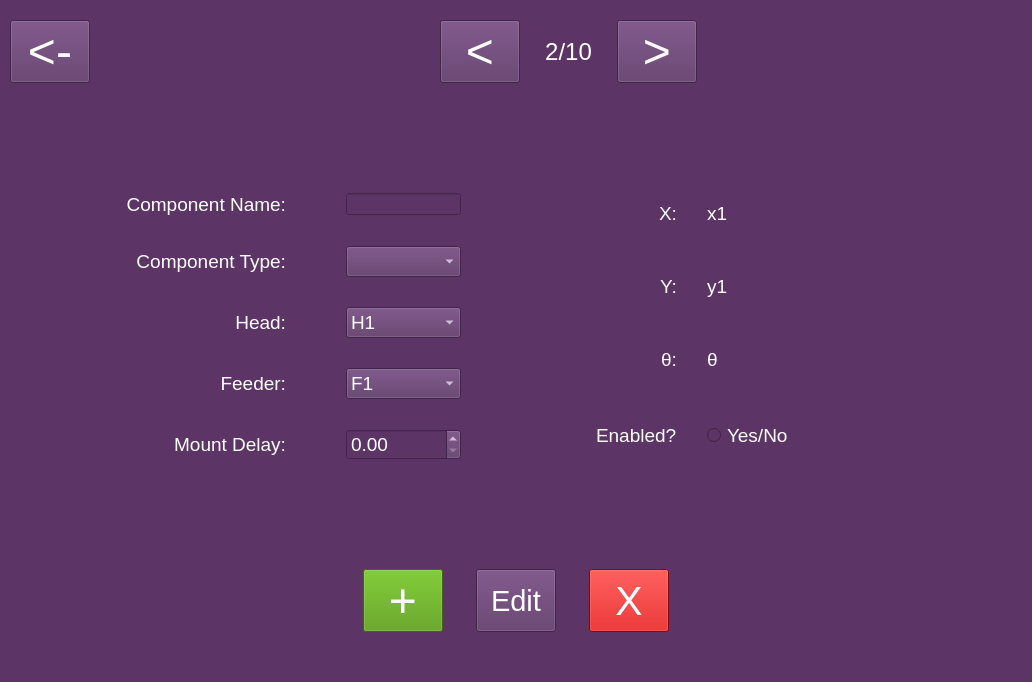
<?xml version="1.0" encoding="UTF-8"?>
<ui version="4.0">
 <class>MainWindow</class>
 <widget class="QMainWindow" name="MainWindow">
  <property name="geometry">
   <rect>
    <x>0</x>
    <y>0</y>
    <width>1032</width>
    <height>682</height>
   </rect>
  </property>
  <property name="font">
   <font>
    <pointsize>13</pointsize>
   </font>
  </property>
  <property name="windowTitle">
   <string>MainWindow</string>
  </property>
  <property name="styleSheet">
   <string notr="true">background-color: rgb(92, 53, 102);
color: rgb(255, 255, 255);</string>
  </property>
  <widget class="QWidget" name="centralwidget">
   <layout class="QVBoxLayout" name="verticalLayout" stretch="0,8,0,0,0">
    <property name="spacing">
     <number>10</number>
    </property>
    <property name="leftMargin">
     <number>10</number>
    </property>
    <property name="topMargin">
     <number>10</number>
    </property>
    <property name="rightMargin">
     <number>10</number>
    </property>
    <property name="bottomMargin">
     <number>10</number>
    </property>
    <item>
     <layout class="QHBoxLayout" name="firstHorizontalLayout">
      <property name="spacing">
       <number>25</number>
      </property>
      <property name="topMargin">
       <number>10</number>
      </property>
      <item>
       <widget class="QPushButton" name="backButton">
        <property name="font">
         <font>
          <pointsize>36</pointsize>
          <weight>50</weight>
          <bold>false</bold>
         </font>
        </property>
        <property name="text">
         <string>&lt;-</string>
        </property>
       </widget>
      </item>
      <item>
       <spacer name="leftHorizontalSpacer1">
        <property name="orientation">
         <enum>Qt::Horizontal</enum>
        </property>
        <property name="sizeHint" stdset="0">
         <size>
          <width>40</width>
          <height>20</height>
         </size>
        </property>
       </spacer>
      </item>
      <item>
       <widget class="QPushButton" name="backComponentNavigationButton">
        <property name="font">
         <font>
          <pointsize>36</pointsize>
         </font>
        </property>
        <property name="text">
         <string>&lt;</string>
        </property>
       </widget>
      </item>
      <item>
       <widget class="QLabel" name="componentNumberLabel">
        <property name="font">
         <font>
          <pointsize>18</pointsize>
         </font>
        </property>
        <property name="text">
         <string>2/10</string>
        </property>
        <property name="alignment">
         <set>Qt::AlignCenter</set>
        </property>
       </widget>
      </item>
      <item>
       <widget class="QPushButton" name="forwardComponentNavigationButton">
        <property name="font">
         <font>
          <pointsize>36</pointsize>
         </font>
        </property>
        <property name="text">
         <string>&gt;</string>
        </property>
       </widget>
      </item>
      <item>
       <spacer name="righthorizontalSpacer1">
        <property name="orientation">
         <enum>Qt::Horizontal</enum>
        </property>
        <property name="sizeHint" stdset="0">
         <size>
          <width>40</width>
          <height>20</height>
         </size>
        </property>
       </spacer>
      </item>
     </layout>
    </item>
    <item>
     <layout class="QHBoxLayout" name="secondHorizontalLayout">
      <item>
       <layout class="QHBoxLayout" name="innerHorizontalLayout">
        <property name="spacing">
         <number>60</number>
        </property>
        <item>
         <layout class="QGridLayout" name="leftGridLayout">
          <property name="rightMargin">
           <number>25</number>
          </property>
          <property name="verticalSpacing">
           <number>30</number>
          </property>
          <item row="4" column="1">
           <widget class="QLabel" name="label_12">
            <property name="font">
             <font>
              <pointsize>14</pointsize>
             </font>
            </property>
            <property name="text">
             <string>Feeder:</string>
            </property>
            <property name="alignment">
             <set>Qt::AlignRight|Qt::AlignTrailing|Qt::AlignVCenter</set>
            </property>
           </widget>
          </item>
          <item row="3" column="2">
           <widget class="QComboBox" name="headComboBox">
            <property name="font">
             <font>
              <pointsize>14</pointsize>
             </font>
            </property>
            <item>
             <property name="text">
              <string>H1</string>
             </property>
            </item>
            <item>
             <property name="text">
              <string>H2</string>
             </property>
            </item>
            <item>
             <property name="text">
              <string>H3</string>
             </property>
            </item>
            <item>
             <property name="text">
              <string>H4</string>
             </property>
            </item>
           </widget>
          </item>
          <item row="3" column="1">
           <widget class="QLabel" name="headLabel">
            <property name="font">
             <font>
              <pointsize>14</pointsize>
             </font>
            </property>
            <property name="text">
             <string>Head:</string>
            </property>
            <property name="alignment">
             <set>Qt::AlignRight|Qt::AlignTrailing|Qt::AlignVCenter</set>
            </property>
           </widget>
          </item>
          <item row="2" column="1">
           <widget class="QLabel" name="componentTypeLabel">
            <property name="font">
             <font>
              <pointsize>14</pointsize>
             </font>
            </property>
            <property name="text">
             <string>Component Type:</string>
            </property>
            <property name="alignment">
             <set>Qt::AlignRight|Qt::AlignTrailing|Qt::AlignVCenter</set>
            </property>
           </widget>
          </item>
          <item row="6" column="1">
           <spacer name="verticalSpacer">
            <property name="orientation">
             <enum>Qt::Vertical</enum>
            </property>
            <property name="sizeHint" stdset="0">
             <size>
              <width>20</width>
              <height>40</height>
             </size>
            </property>
           </spacer>
          </item>
          <item row="1" column="2">
           <widget class="QLineEdit" name="lineEdit"/>
          </item>
          <item row="2" column="2">
           <widget class="QComboBox" name="componentTypeComboBox">
            <property name="font">
             <font>
              <pointsize>14</pointsize>
             </font>
            </property>
           </widget>
          </item>
          <item row="5" column="2">
           <widget class="QDoubleSpinBox" name="doubleSpinBox">
            <property name="font">
             <font>
              <pointsize>14</pointsize>
             </font>
            </property>
           </widget>
          </item>
          <item row="3" column="0">
           <spacer name="horizontalSpacer_5">
            <property name="orientation">
             <enum>Qt::Horizontal</enum>
            </property>
            <property name="sizeHint" stdset="0">
             <size>
              <width>40</width>
              <height>20</height>
             </size>
            </property>
           </spacer>
          </item>
          <item row="0" column="1">
           <spacer name="verticalSpacer_5">
            <property name="orientation">
             <enum>Qt::Vertical</enum>
            </property>
            <property name="sizeHint" stdset="0">
             <size>
              <width>20</width>
              <height>40</height>
             </size>
            </property>
           </spacer>
          </item>
          <item row="1" column="1">
           <widget class="QLabel" name="componentNameLabel">
            <property name="font">
             <font>
              <pointsize>14</pointsize>
             </font>
            </property>
            <property name="text">
             <string>Component Name:</string>
            </property>
            <property name="alignment">
             <set>Qt::AlignRight|Qt::AlignTrailing|Qt::AlignVCenter</set>
            </property>
           </widget>
          </item>
          <item row="5" column="1">
           <widget class="QLabel" name="label_13">
            <property name="font">
             <font>
              <pointsize>14</pointsize>
             </font>
            </property>
            <property name="text">
             <string>Mount Delay:</string>
            </property>
            <property name="alignment">
             <set>Qt::AlignRight|Qt::AlignTrailing|Qt::AlignVCenter</set>
            </property>
           </widget>
          </item>
          <item row="4" column="2">
           <widget class="QComboBox" name="feederComboBox">
            <property name="font">
             <font>
              <pointsize>14</pointsize>
             </font>
            </property>
            <item>
             <property name="text">
              <string>F1</string>
             </property>
            </item>
            <item>
             <property name="text">
              <string>F2</string>
             </property>
            </item>
            <item>
             <property name="text">
              <string>F3</string>
             </property>
            </item>
            <item>
             <property name="text">
              <string>F5</string>
             </property>
            </item>
            <item>
             <property name="text">
              <string>F6</string>
             </property>
            </item>
            <item>
             <property name="text">
              <string>F7</string>
             </property>
            </item>
            <item>
             <property name="text">
              <string>F8</string>
             </property>
            </item>
            <item>
             <property name="text">
              <string>F9</string>
             </property>
            </item>
            <item>
             <property name="text">
              <string>F10</string>
             </property>
            </item>
           </widget>
          </item>
         </layout>
        </item>
        <item>
         <layout class="QGridLayout" name="rightGridLayout">
          <property name="leftMargin">
           <number>50</number>
          </property>
          <property name="horizontalSpacing">
           <number>30</number>
          </property>
          <property name="verticalSpacing">
           <number>50</number>
          </property>
          <item row="2" column="0">
           <widget class="QLabel" name="ycoordiLabel">
            <property name="font">
             <font>
              <pointsize>14</pointsize>
             </font>
            </property>
            <property name="text">
             <string>Y:</string>
            </property>
            <property name="alignment">
             <set>Qt::AlignRight|Qt::AlignTrailing|Qt::AlignVCenter</set>
            </property>
           </widget>
          </item>
          <item row="4" column="0">
           <widget class="QLabel" name="enabledLabel">
            <property name="font">
             <font>
              <pointsize>14</pointsize>
             </font>
            </property>
            <property name="text">
             <string>Enabled?</string>
            </property>
           </widget>
          </item>
          <item row="2" column="2">
           <spacer name="horizontalSpacer_6">
            <property name="orientation">
             <enum>Qt::Horizontal</enum>
            </property>
            <property name="sizeHint" stdset="0">
             <size>
              <width>40</width>
              <height>20</height>
             </size>
            </property>
           </spacer>
          </item>
          <item row="1" column="1">
           <widget class="QLabel" name="x1Label">
            <property name="font">
             <font>
              <pointsize>14</pointsize>
             </font>
            </property>
            <property name="text">
             <string>x1</string>
            </property>
           </widget>
          </item>
          <item row="5" column="1">
           <spacer name="verticalSpacer_3">
            <property name="orientation">
             <enum>Qt::Vertical</enum>
            </property>
            <property name="sizeHint" stdset="0">
             <size>
              <width>20</width>
              <height>40</height>
             </size>
            </property>
           </spacer>
          </item>
          <item row="0" column="1">
           <spacer name="verticalSpacer_4">
            <property name="orientation">
             <enum>Qt::Vertical</enum>
            </property>
            <property name="sizeHint" stdset="0">
             <size>
              <width>20</width>
              <height>40</height>
             </size>
            </property>
           </spacer>
          </item>
          <item row="1" column="0">
           <widget class="QLabel" name="xcoordiLabel">
            <property name="font">
             <font>
              <pointsize>14</pointsize>
             </font>
            </property>
            <property name="text">
             <string>X:</string>
            </property>
            <property name="alignment">
             <set>Qt::AlignRight|Qt::AlignTrailing|Qt::AlignVCenter</set>
            </property>
           </widget>
          </item>
          <item row="4" column="1">
           <widget class="QRadioButton" name="radioButton">
            <property name="font">
             <font>
              <pointsize>14</pointsize>
             </font>
            </property>
            <property name="text">
             <string>Yes/No</string>
            </property>
           </widget>
          </item>
          <item row="3" column="1">
           <widget class="QLabel" name="angleOutputLabel">
            <property name="font">
             <font>
              <pointsize>14</pointsize>
             </font>
            </property>
            <property name="text">
             <string>θ</string>
            </property>
           </widget>
          </item>
          <item row="3" column="0">
           <widget class="QLabel" name="angleLabel">
            <property name="font">
             <font>
              <pointsize>14</pointsize>
             </font>
            </property>
            <property name="text">
             <string>θ:</string>
            </property>
            <property name="alignment">
             <set>Qt::AlignRight|Qt::AlignTrailing|Qt::AlignVCenter</set>
            </property>
           </widget>
          </item>
          <item row="2" column="1">
           <widget class="QLabel" name="y1Label">
            <property name="font">
             <font>
              <pointsize>14</pointsize>
             </font>
            </property>
            <property name="text">
             <string>y1</string>
            </property>
           </widget>
          </item>
         </layout>
        </item>
       </layout>
      </item>
     </layout>
    </item>
    <item>
     <layout class="QHBoxLayout" name="thirdHorizontalLayout">
      <property name="spacing">
       <number>33</number>
      </property>
      <item>
       <spacer name="horizontalSpacer_3">
        <property name="orientation">
         <enum>Qt::Horizontal</enum>
        </property>
        <property name="sizeHint" stdset="0">
         <size>
          <width>40</width>
          <height>20</height>
         </size>
        </property>
       </spacer>
      </item>
      <item>
       <widget class="QPushButton" name="newButton">
        <property name="sizePolicy">
         <sizepolicy hsizetype="Minimum" vsizetype="Minimum">
          <horstretch>0</horstretch>
          <verstretch>0</verstretch>
         </sizepolicy>
        </property>
        <property name="font">
         <font>
          <pointsize>36</pointsize>
         </font>
        </property>
        <property name="styleSheet">
         <string notr="true">QPushButton {

	
	background-color: rgb(78, 154, 6);

color:rgb(255, 255, 255);
}</string>
        </property>
        <property name="text">
         <string>+</string>
        </property>
       </widget>
      </item>
      <item>
       <widget class="QPushButton" name="editButton">
        <property name="sizePolicy">
         <sizepolicy hsizetype="Minimum" vsizetype="Minimum">
          <horstretch>0</horstretch>
          <verstretch>0</verstretch>
         </sizepolicy>
        </property>
        <property name="font">
         <font>
          <pointsize>22</pointsize>
         </font>
        </property>
        <property name="text">
         <string>Edit</string>
        </property>
       </widget>
      </item>
      <item>
       <widget class="QPushButton" name="deleteButton">
        <property name="sizePolicy">
         <sizepolicy hsizetype="Minimum" vsizetype="Minimum">
          <horstretch>0</horstretch>
          <verstretch>0</verstretch>
         </sizepolicy>
        </property>
        <property name="font">
         <font>
          <pointsize>31</pointsize>
         </font>
        </property>
        <property name="styleSheet">
         <string notr="true">QPushButton {background-color: rgb(204, 0, 0);}</string>
        </property>
        <property name="text">
         <string>X</string>
        </property>
       </widget>
      </item>
      <item>
       <spacer name="horizontalSpacer_4">
        <property name="orientation">
         <enum>Qt::Horizontal</enum>
        </property>
        <property name="sizeHint" stdset="0">
         <size>
          <width>40</width>
          <height>20</height>
         </size>
        </property>
       </spacer>
      </item>
     </layout>
    </item>
    <item>
     <spacer name="verticalSpacer_2">
      <property name="orientation">
       <enum>Qt::Vertical</enum>
      </property>
      <property name="sizeHint" stdset="0">
       <size>
        <width>20</width>
        <height>40</height>
       </size>
      </property>
     </spacer>
    </item>
    <item>
     <layout class="QHBoxLayout" name="lowestHorizontalLayout"/>
    </item>
   </layout>
  </widget>
 </widget>
 <resources/>
 <connections/>
</ui>
